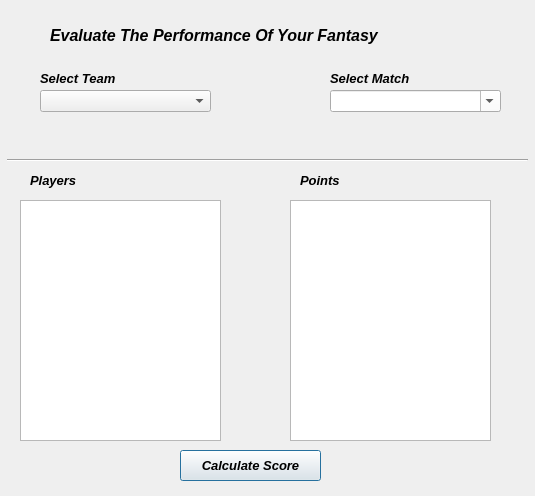
<?xml version="1.0" encoding="UTF-8"?>
<ui version="4.0">
 <class>Dialog</class>
 <widget class="QDialog" name="Dialog">
  <property name="geometry">
   <rect>
    <x>0</x>
    <y>0</y>
    <width>535</width>
    <height>496</height>
   </rect>
  </property>
  <property name="windowTitle">
   <string>Dialog</string>
  </property>
  <widget class="QLabel" name="label">
   <property name="geometry">
    <rect>
     <x>50</x>
     <y>10</y>
     <width>411</width>
     <height>51</height>
    </rect>
   </property>
   <property name="font">
    <font>
     <family>Arial</family>
     <pointsize>12</pointsize>
     <weight>75</weight>
     <italic>true</italic>
     <bold>true</bold>
    </font>
   </property>
   <property name="text">
    <string>Evaluate The Performance Of Your Fantasy</string>
   </property>
  </widget>
  <widget class="Line" name="line">
   <property name="geometry">
    <rect>
     <x>7</x>
     <y>150</y>
     <width>521</width>
     <height>20</height>
    </rect>
   </property>
   <property name="orientation">
    <enum>Qt::Horizontal</enum>
   </property>
  </widget>
  <widget class="QListWidget" name="players_lw">
   <property name="geometry">
    <rect>
     <x>20</x>
     <y>200</y>
     <width>201</width>
     <height>241</height>
    </rect>
   </property>
  </widget>
  <widget class="QListWidget" name="scores_lw">
   <property name="geometry">
    <rect>
     <x>290</x>
     <y>200</y>
     <width>201</width>
     <height>241</height>
    </rect>
   </property>
  </widget>
  <widget class="QLabel" name="label_2">
   <property name="geometry">
    <rect>
     <x>30</x>
     <y>170</y>
     <width>71</width>
     <height>21</height>
    </rect>
   </property>
   <property name="font">
    <font>
     <family>Arial</family>
     <pointsize>10</pointsize>
     <weight>75</weight>
     <italic>true</italic>
     <bold>true</bold>
    </font>
   </property>
   <property name="text">
    <string>Players</string>
   </property>
  </widget>
  <widget class="QLabel" name="label_3">
   <property name="geometry">
    <rect>
     <x>300</x>
     <y>170</y>
     <width>61</width>
     <height>21</height>
    </rect>
   </property>
   <property name="font">
    <font>
     <family>Arial</family>
     <pointsize>10</pointsize>
     <weight>75</weight>
     <italic>true</italic>
     <bold>true</bold>
    </font>
   </property>
   <property name="text">
    <string>Points</string>
   </property>
  </widget>
  <widget class="QPushButton" name="calcscore_btn">
   <property name="geometry">
    <rect>
     <x>180</x>
     <y>450</y>
     <width>141</width>
     <height>31</height>
    </rect>
   </property>
   <property name="font">
    <font>
     <family>Arial</family>
     <pointsize>10</pointsize>
     <weight>75</weight>
     <italic>true</italic>
     <bold>true</bold>
    </font>
   </property>
   <property name="text">
    <string>Calculate Score</string>
   </property>
  </widget>
  <widget class="QComboBox" name="selectteam_cb">
   <property name="geometry">
    <rect>
     <x>40</x>
     <y>90</y>
     <width>171</width>
     <height>22</height>
    </rect>
   </property>
   <property name="editable">
    <bool>false</bool>
   </property>
   <property name="currentText">
    <string/>
   </property>
  </widget>
  <widget class="QComboBox" name="selectmatch_cb">
   <property name="geometry">
    <rect>
     <x>330</x>
     <y>90</y>
     <width>171</width>
     <height>22</height>
    </rect>
   </property>
   <property name="palette">
    <palette>
     <active>
      <colorrole role="Button">
       <brush brushstyle="SolidPattern">
        <color alpha="255">
         <red>255</red>
         <green>255</green>
         <blue>255</blue>
        </color>
       </brush>
      </colorrole>
     </active>
     <inactive>
      <colorrole role="Button">
       <brush brushstyle="SolidPattern">
        <color alpha="255">
         <red>255</red>
         <green>255</green>
         <blue>255</blue>
        </color>
       </brush>
      </colorrole>
     </inactive>
     <disabled>
      <colorrole role="Button">
       <brush brushstyle="SolidPattern">
        <color alpha="255">
         <red>255</red>
         <green>255</green>
         <blue>255</blue>
        </color>
       </brush>
      </colorrole>
     </disabled>
    </palette>
   </property>
   <property name="editable">
    <bool>true</bool>
   </property>
   <property name="currentText">
    <string/>
   </property>
  </widget>
  <widget class="QLabel" name="label_4">
   <property name="geometry">
    <rect>
     <x>40</x>
     <y>70</y>
     <width>101</width>
     <height>16</height>
    </rect>
   </property>
   <property name="font">
    <font>
     <family>Arial</family>
     <pointsize>10</pointsize>
     <weight>75</weight>
     <italic>true</italic>
     <bold>true</bold>
    </font>
   </property>
   <property name="text">
    <string>Select Team</string>
   </property>
  </widget>
  <widget class="QLabel" name="label_5">
   <property name="geometry">
    <rect>
     <x>330</x>
     <y>70</y>
     <width>101</width>
     <height>16</height>
    </rect>
   </property>
   <property name="font">
    <font>
     <family>Arial</family>
     <pointsize>10</pointsize>
     <weight>75</weight>
     <italic>true</italic>
     <bold>true</bold>
    </font>
   </property>
   <property name="text">
    <string>Select Match</string>
   </property>
  </widget>
 </widget>
 <resources/>
 <connections/>
</ui>
